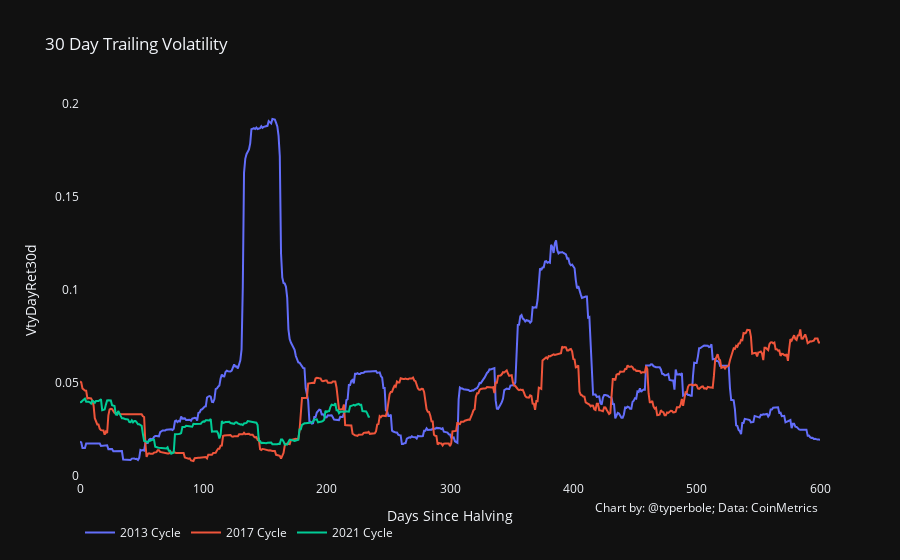

Notebook cell for this chart:
### Code cell
plot_comparison_chart(data, 'VtyDayRet30d', cycle='halving', index=False, title='30 Day Trailing Volatility')

### Figure 1 — Plotly figure (JSON) as saved in the notebook; plotly's stock layout.template omitted (floating-point values rounded to 4 significant figures; data arrays with more than 128 entries replaced by an {"elided": "..."} marker saying what was removed)
{"data": [{"name": "2013 Cycle", "type": "scatter", "x": {"elided": "601 int values"}, "xaxis": "x", "y": {"elided": "601 float values"}, "yaxis": "y"}, {"name": "2017 Cycle", "type": "scatter", "x": {"elided": "601 int values"}, "xaxis": "x", "y": {"elided": "601 float values"}, "yaxis": "y"}, {"name": "2021 Cycle", "type": "scatter", "x": {"elided": "601 int values"}, "xaxis": "x", "y": {"elided": "601 float values"}, "yaxis": "y"}], "layout": {"annotations": [{"showarrow": false, "text": "Chart by: @typerbole; Data: CoinMetrics", "x": 1, "xanchor": "right", "xref": "paper", "xshift": 0, "y": -0.1, "yanchor": "auto", "yref": "paper", "yshift": 0}], "legend": {"orientation": "h"}, "showlegend": true, "title": {"text": "30 Day Trailing Volatility"}, "xaxis": {"anchor": "y", "domain": [0, 1], "showgrid": false, "showline": false, "title": {"text": "Days Since Halving"}, "zeroline": false}, "yaxis": {"anchor": "x", "domain": [0, 1], "showgrid": false, "showline": false, "title": {"text": "VtyDayRet30d"}, "type": "linear", "zeroline": false}}}
